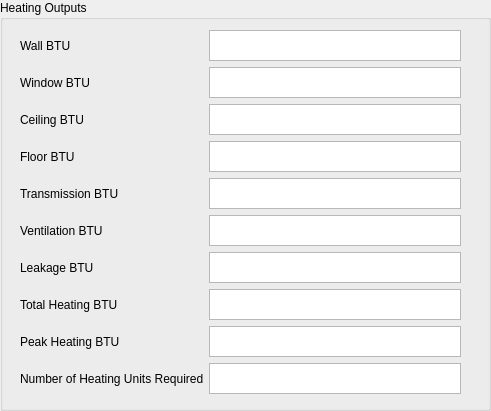
   <widget class="QGroupBox" name="heatoutputGroup">
    <property name="geometry">
     <rect>
      <x>510</x>
      <y>500</y>
      <width>491</width>
      <height>411</height>
     </rect>
    </property>
    <property name="minimumSize">
     <size>
      <width>491</width>
      <height>411</height>
     </size>
    </property>
    <property name="maximumSize">
     <size>
      <width>491</width>
      <height>411</height>
     </size>
    </property>
    <property name="title">
     <string>Heating Outputs</string>
    </property>
    <widget class="QWidget" name="layoutWidget">
     <property name="geometry">
      <rect>
       <x>10</x>
       <y>30</y>
       <width>461</width>
       <height>371</height>
      </rect>
     </property>
     <property name="minimumSize">
      <size>
       <width>461</width>
       <height>371</height>
      </size>
     </property>
     <property name="maximumSize">
      <size>
       <width>461</width>
       <height>371</height>
      </size>
     </property>
     <layout class="QGridLayout" name="gridLayout_7">
      <property name="leftMargin">
       <number>10</number>
      </property>
      <property name="rightMargin">
       <number>10</number>
      </property>
      <item row="2" column="0">
       <widget class="QLabel" name="ceilingBTULabel">
        <property name="minimumSize">
         <size>
          <width>183</width>
          <height>31</height>
         </size>
        </property>
        <property name="maximumSize">
         <size>
          <width>183</width>
          <height>31</height>
         </size>
        </property>
        <property name="text">
         <string>Ceiling BTU</string>
        </property>
       </widget>
      </item>
      <item row="7" column="1">
       <widget class="QTextBrowser" name="totalheatBTUOutput">
        <property name="sizePolicy">
         <sizepolicy hsizetype="Expanding" vsizetype="Fixed">
          <horstretch>0</horstretch>
          <verstretch>0</verstretch>
         </sizepolicy>
        </property>
        <property name="minimumSize">
         <size>
          <width>252</width>
          <height>31</height>
         </size>
        </property>
        <property name="maximumSize">
         <size>
          <width>252</width>
          <height>31</height>
         </size>
        </property>
       </widget>
      </item>
      <item row="6" column="0">
       <widget class="QLabel" name="leakageBTULabel">
        <property name="minimumSize">
         <size>
          <width>183</width>
          <height>31</height>
         </size>
        </property>
        <property name="maximumSize">
         <size>
          <width>183</width>
          <height>31</height>
         </size>
        </property>
        <property name="text">
         <string>Leakage BTU</string>
        </property>
       </widget>
      </item>
      <item row="5" column="0">
       <widget class="QLabel" name="ventilationBTULabel">
        <property name="minimumSize">
         <size>
          <width>183</width>
          <height>31</height>
         </size>
        </property>
        <property name="maximumSize">
         <size>
          <width>183</width>
          <height>31</height>
         </size>
        </property>
        <property name="text">
         <string>Ventilation BTU</string>
        </property>
       </widget>
      </item>
      <item row="3" column="0">
       <widget class="QLabel" name="floorBTULabel">
        <property name="minimumSize">
         <size>
          <width>183</width>
          <height>31</height>
         </size>
        </property>
        <property name="maximumSize">
         <size>
          <width>183</width>
          <height>31</height>
         </size>
        </property>
        <property name="text">
         <string>Floor BTU</string>
        </property>
       </widget>
      </item>
      <item row="3" column="1">
       <widget class="QTextBrowser" name="floorBTUOutput">
        <property name="sizePolicy">
         <sizepolicy hsizetype="Expanding" vsizetype="Fixed">
          <horstretch>0</horstretch>
          <verstretch>0</verstretch>
         </sizepolicy>
        </property>
        <property name="minimumSize">
         <size>
          <width>252</width>
          <height>31</height>
         </size>
        </property>
        <property name="maximumSize">
         <size>
          <width>252</width>
          <height>31</height>
         </size>
        </property>
       </widget>
      </item>
      <item row="6" column="1">
       <widget class="QTextBrowser" name="leakageBTUOutput">
        <property name="sizePolicy">
         <sizepolicy hsizetype="Expanding" vsizetype="Fixed">
          <horstretch>0</horstretch>
          <verstretch>0</verstretch>
         </sizepolicy>
        </property>
        <property name="minimumSize">
         <size>
          <width>252</width>
          <height>31</height>
         </size>
        </property>
        <property name="maximumSize">
         <size>
          <width>252</width>
          <height>31</height>
         </size>
        </property>
       </widget>
      </item>
      <item row="4" column="1">
       <widget class="QTextBrowser" name="transmissionBTUOutput">
        <property name="sizePolicy">
         <sizepolicy hsizetype="Expanding" vsizetype="Fixed">
          <horstretch>0</horstretch>
          <verstretch>0</verstretch>
         </sizepolicy>
        </property>
        <property name="minimumSize">
         <size>
          <width>252</width>
          <height>31</height>
         </size>
        </property>
        <property name="maximumSize">
         <size>
          <width>252</width>
          <height>31</height>
         </size>
        </property>
       </widget>
      </item>
      <item row="9" column="1">
       <widget class="QTextBrowser" name="heatunitsOutput">
        <property name="sizePolicy">
         <sizepolicy hsizetype="Expanding" vsizetype="Fixed">
          <horstretch>0</horstretch>
          <verstretch>0</verstretch>
         </sizepolicy>
        </property>
        <property name="minimumSize">
         <size>
          <width>252</width>
          <height>31</height>
         </size>
        </property>
        <property name="maximumSize">
         <size>
          <width>252</width>
          <height>31</height>
         </size>
        </property>
       </widget>
      </item>
      <item row="1" column="1">
       <widget class="QTextBrowser" name="windowBTUOutput_2">
        <property name="sizePolicy">
         <sizepolicy hsizetype="Expanding" vsizetype="Fixed">
          <horstretch>0</horstretch>
          <verstretch>0</verstretch>
         </sizepolicy>
        </property>
        <property name="minimumSize">
         <size>
          <width>252</width>
          <height>31</height>
         </size>
        </property>
        <property name="maximumSize">
         <size>
          <width>252</width>
          <height>31</height>
         </size>
        </property>
       </widget>
      </item>
      <item row="0" column="1">
       <widget class="QTextBrowser" name="wallBTUOutput">
        <property name="sizePolicy">
         <sizepolicy hsizetype="Expanding" vsizetype="Fixed">
          <horstretch>0</horstretch>
          <verstretch>0</verstretch>
         </sizepolicy>
        </property>
        <property name="minimumSize">
         <size>
          <width>252</width>
          <height>31</height>
         </size>
        </property>
        <property name="maximumSize">
         <size>
          <width>252</width>
          <height>31</height>
         </size>
        </property>
       </widget>
      </item>
      <item row="4" column="0">
       <widget class="QLabel" name="transmissionBTULabel">
        <property name="minimumSize">
         <size>
          <width>183</width>
          <height>31</height>
         </size>
        </property>
        <property name="maximumSize">
         <size>
          <width>183</width>
          <height>31</height>
         </size>
        </property>
        <property name="text">
         <string>Transmission BTU</string>
        </property>
       </widget>
      </item>
      <item row="7" column="0">
       <widget class="QLabel" name="totalheatBTULabel">
        <property name="minimumSize">
         <size>
          <width>183</width>
          <height>31</height>
         </size>
        </property>
        <property name="maximumSize">
         <size>
          <width>183</width>
          <height>31</height>
         </size>
        </property>
        <property name="text">
         <string>Total Heating BTU</string>
        </property>
       </widget>
      </item>
      <item row="1" column="0">
       <widget class="QLabel" name="windowBTULabel_2">
        <property name="minimumSize">
         <size>
          <width>183</width>
          <height>31</height>
         </size>
        </property>
        <property name="maximumSize">
         <size>
          <width>183</width>
          <height>31</height>
         </size>
        </property>
        <property name="text">
         <string>Window BTU</string>
        </property>
       </widget>
      </item>
      <item row="5" column="1">
       <widget class="QTextBrowser" name="ventilationBTUOutput">
        <property name="sizePolicy">
         <sizepolicy hsizetype="Expanding" vsizetype="Fixed">
          <horstretch>0</horstretch>
          <verstretch>0</verstretch>
         </sizepolicy>
        </property>
        <property name="minimumSize">
         <size>
          <width>252</width>
          <height>31</height>
         </size>
        </property>
        <property name="maximumSize">
         <size>
          <width>252</width>
          <height>31</height>
         </size>
        </property>
       </widget>
      </item>
      <item row="2" column="1">
       <widget class="QTextBrowser" name="ceilingBTUOutput">
        <property name="sizePolicy">
         <sizepolicy hsizetype="Expanding" vsizetype="Fixed">
          <horstretch>0</horstretch>
          <verstretch>0</verstretch>
         </sizepolicy>
        </property>
        <property name="minimumSize">
         <size>
          <width>252</width>
          <height>31</height>
         </size>
        </property>
        <property name="maximumSize">
         <size>
          <width>252</width>
          <height>31</height>
         </size>
        </property>
       </widget>
      </item>
      <item row="9" column="0">
       <widget class="QLabel" name="heatunitsLabel">
        <property name="minimumSize">
         <size>
          <width>183</width>
          <height>31</height>
         </size>
        </property>
        <property name="maximumSize">
         <size>
          <width>183</width>
          <height>31</height>
         </size>
        </property>
        <property name="text">
         <string>Number of Heating Units Required</string>
        </property>
       </widget>
      </item>
      <item row="8" column="0">
       <widget class="QLabel" name="peakheatBTULabel">
        <property name="minimumSize">
         <size>
          <width>183</width>
          <height>31</height>
         </size>
        </property>
        <property name="maximumSize">
         <size>
          <width>183</width>
          <height>31</height>
         </size>
        </property>
        <property name="text">
         <string>Peak Heating BTU</string>
        </property>
       </widget>
      </item>
      <item row="8" column="1">
       <widget class="QTextBrowser" name="peakheatBTUOutput">
        <property name="sizePolicy">
         <sizepolicy hsizetype="Expanding" vsizetype="Fixed">
          <horstretch>0</horstretch>
          <verstretch>0</verstretch>
         </sizepolicy>
        </property>
        <property name="minimumSize">
         <size>
          <width>252</width>
          <height>31</height>
         </size>
        </property>
        <property name="maximumSize">
         <size>
          <width>252</width>
          <height>31</height>
         </size>
        </property>
       </widget>
      </item>
      <item row="0" column="0">
       <widget class="QLabel" name="wallBTULabel">
        <property name="minimumSize">
         <size>
          <width>183</width>
          <height>31</height>
         </size>
        </property>
        <property name="maximumSize">
         <size>
          <width>183</width>
          <height>31</height>
         </size>
        </property>
        <property name="text">
         <string>Wall BTU</string>
        </property>
       </widget>
      </item>
     </layout>
    </widget>
   </widget>
